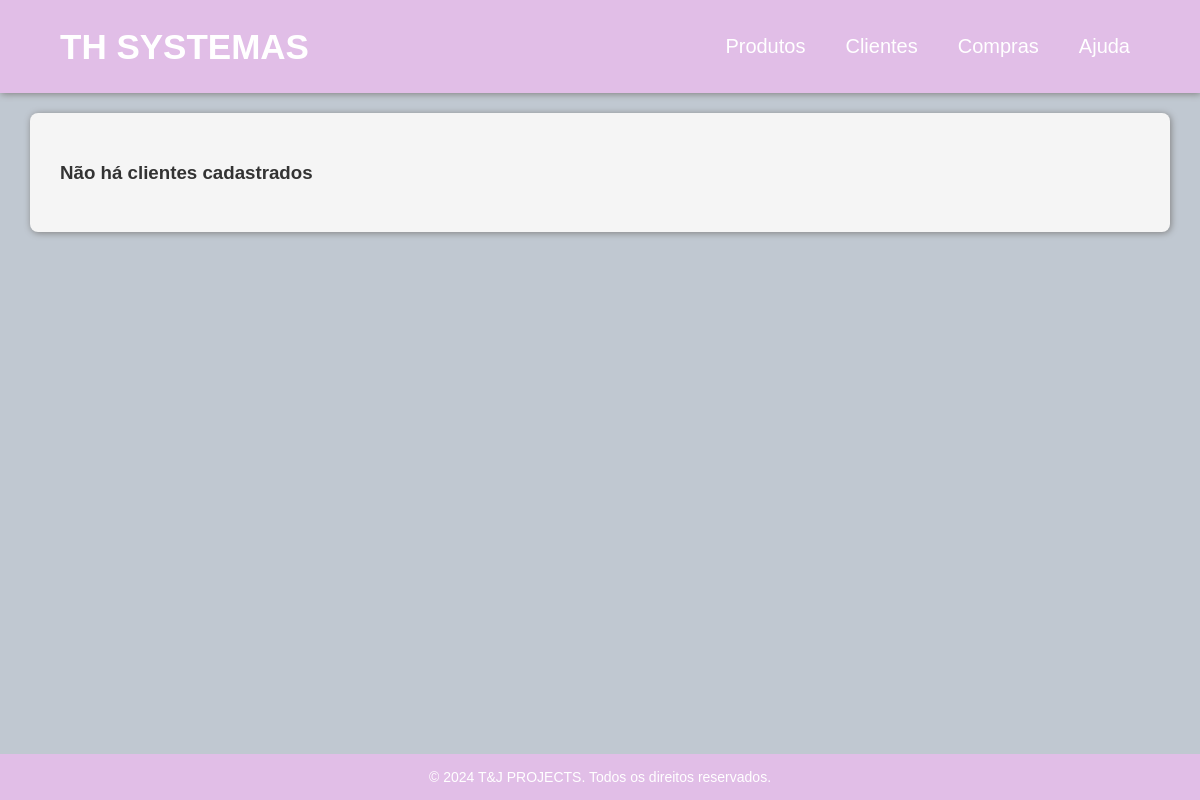
The page /mostrarClientes/ on the database as committed earlier.
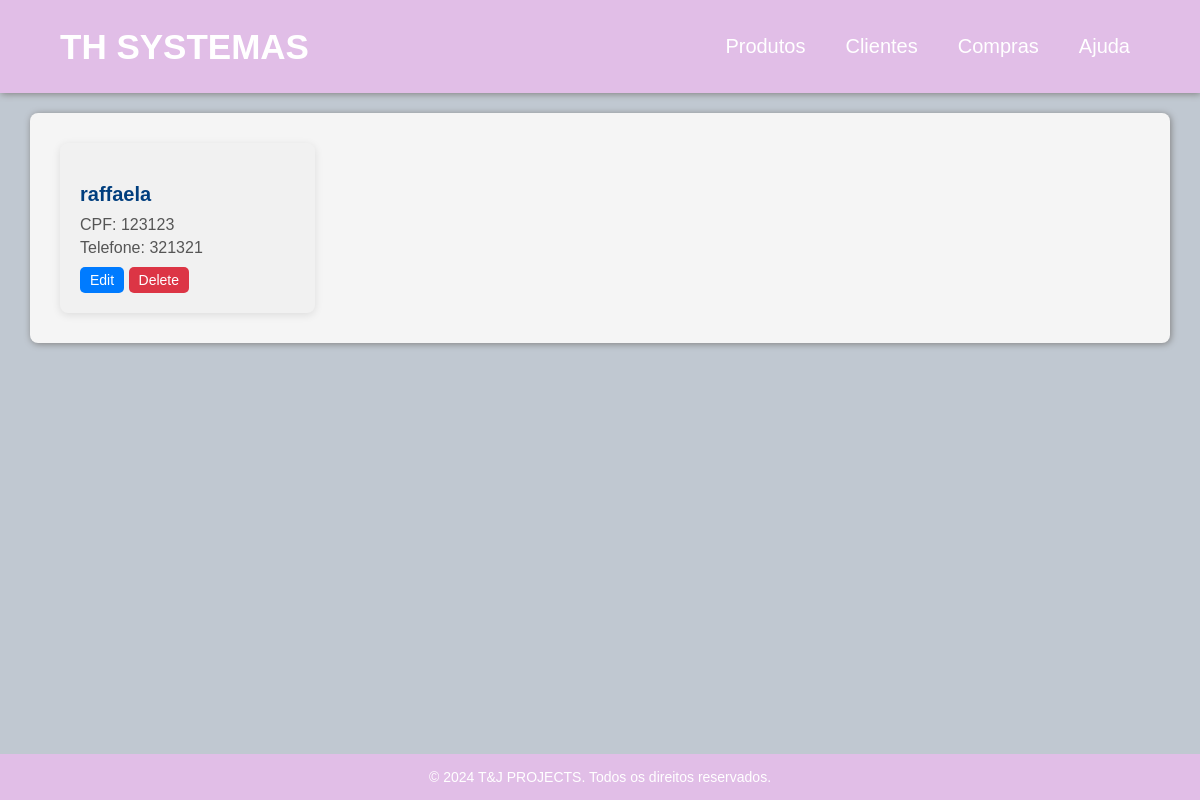
The same page on the database as committed later.
### main/models.py (models this page shows, shortened)
class Cliente(models.Model):
    nome = models.CharField(max_length=100)
    cpf = models.IntegerField(unique=True)
    telefone = models.IntegerField(unique=True)

### main/views.py (the view)
# urls.py: path('mostrarClientes/', views.mostrarClientes, name='mostrarClientes'),
def mostrarClientes(response):
    cliente = Cliente.objects.all()
    context = {'mostrarClientes': cliente}
    return render(response, 'mostrarClientes.html', context)

### main/templates/mostrarClientes.html (shortened to what this page needs)
{% extends "index.html" %}
{% block content %}
        <div class="product-list">
            {% if mostrarClientes %}
                {% for cliente in mostrarClientes %}
                <div class="product-item">
                    <h3>{{ cliente.nome }}</h3>
                    <p>CPF: {{ cliente.cpf }}</p>
                    <p>Telefone: {{ cliente.telefone }}</p>
                    <div class="product-actions">
                        <a href="{% url 'editarCliente' cliente.id %}" class="btn btn-edit">Edit</a>
                        <form action="{% url 'deletarCliente' cliente.id %}" method="post" style="display:inline;">
                            <button type="submit" class="btn btn-delete">Delete</button>
                        </form>
                    </div>
                </div>
                {% endfor %}
            {% else %}
                <h3>Não há clientes cadastrados</h3>
            {% endif %}
        </div>
{% endblock content %}

Rows that differ between the two databases and show on the page:
added Cliente: nome "raffaela", cpf "123123", telefone "321321"
Other text that changed with them:
text no longer shown: "Não há clientes cadastrados"
